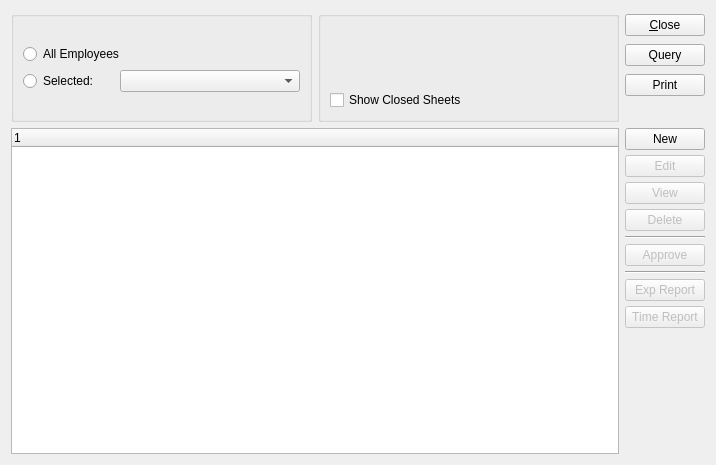
<?xml version="1.0" encoding="UTF-8"?>
<ui version="4.0">
 <comment>This file is part of the xTuple ERP: PostBooks Edition, a free and
open source Enterprise Resource Planning software suite,
Copyright (c) 1999-2009 by OpenMFG LLC, d/b/a xTuple.
It is licensed to you under the Common Public Attribution License
version 1.0, the full text of which (including xTuple-specific Exhibits)
is available at www.xtuple.com/CPAL.  By using this software, you agree
to be bound by its terms.</comment>
 <class>tesheet</class>
 <widget class="QWidget" name="tesheet">
  <property name="geometry">
   <rect>
    <x>0</x>
    <y>0</y>
    <width>716</width>
    <height>465</height>
   </rect>
  </property>
  <property name="sizePolicy">
   <sizepolicy hsizetype="MinimumExpanding" vsizetype="MinimumExpanding">
    <horstretch>0</horstretch>
    <verstretch>0</verstretch>
   </sizepolicy>
  </property>
  <property name="minimumSize">
   <size>
    <width>700</width>
    <height>370</height>
   </size>
  </property>
  <property name="windowTitle">
   <string>Open Sheets</string>
  </property>
  <layout class="QGridLayout" name="gridLayout_3">
   <item row="0" column="0">
    <widget class="QGroupBox" name="_empGrp">
     <property name="sizePolicy">
      <sizepolicy hsizetype="Expanding" vsizetype="Fixed">
       <horstretch>0</horstretch>
       <verstretch>0</verstretch>
      </sizepolicy>
     </property>
     <property name="minimumSize">
      <size>
       <width>301</width>
       <height>111</height>
      </size>
     </property>
     <property name="baseSize">
      <size>
       <width>0</width>
       <height>0</height>
      </size>
     </property>
     <property name="title">
      <string/>
     </property>
     <layout class="QGridLayout" name="gridLayout_2">
      <item row="0" column="1">
       <layout class="QGridLayout" name="gridLayout">
        <item row="0" column="0" colspan="2">
         <widget class="QRadioButton" name="_showAllEmployees">
          <property name="text">
           <string>All Employees</string>
          </property>
         </widget>
        </item>
        <item row="1" column="0">
         <widget class="QRadioButton" name="_selected">
          <property name="text">
           <string>Selected:</string>
          </property>
         </widget>
        </item>
        <item row="1" column="1">
         <widget class="XComboBox" name="_employees">
          <property name="minimumSize">
           <size>
            <width>180</width>
            <height>0</height>
           </size>
          </property>
         </widget>
        </item>
       </layout>
      </item>
     </layout>
    </widget>
   </item>
   <item row="0" column="1">
    <widget class="QGroupBox" name="_weekendingGrp">
     <property name="sizePolicy">
      <sizepolicy hsizetype="MinimumExpanding" vsizetype="Fixed">
       <horstretch>0</horstretch>
       <verstretch>0</verstretch>
      </sizepolicy>
     </property>
     <property name="minimumSize">
      <size>
       <width>253</width>
       <height>111</height>
      </size>
     </property>
     <property name="title">
      <string/>
     </property>
     <layout class="QGridLayout" name="gridLayout_4">
      <property name="verticalSpacing">
       <number>5</number>
      </property>
      <item row="0" column="0">
       <widget class="DateCluster" name="_weekending"/>
      </item>
      <item row="1" column="0">
       <widget class="XCheckBox" name="_showClosed">
        <property name="text">
         <string>Show Closed Sheets</string>
        </property>
       </widget>
      </item>
     </layout>
    </widget>
   </item>
   <item row="0" column="2">
    <layout class="QVBoxLayout" name="verticalLayout">
     <property name="spacing">
      <number>5</number>
     </property>
     <item>
      <widget class="QPushButton" name="_close">
       <property name="text">
        <string>&amp;Close</string>
       </property>
      </widget>
     </item>
     <item>
      <widget class="QPushButton" name="_query">
       <property name="text">
        <string>Query</string>
       </property>
      </widget>
     </item>
     <item>
      <widget class="QPushButton" name="_print">
       <property name="text">
        <string>Print</string>
       </property>
      </widget>
     </item>
     <item>
      <spacer name="verticalSpacer">
       <property name="orientation">
        <enum>Qt::Vertical</enum>
       </property>
       <property name="sizeType">
        <enum>QSizePolicy::Fixed</enum>
       </property>
       <property name="sizeHint" stdset="0">
        <size>
         <width>20</width>
         <height>20</height>
        </size>
       </property>
      </spacer>
     </item>
    </layout>
   </item>
   <item row="1" column="0" colspan="2">
    <widget class="XTreeWidget" name="_sheets">
     <property name="selectionMode">
      <enum>QAbstractItemView::ExtendedSelection</enum>
     </property>
    </widget>
   </item>
   <item row="1" column="2">
    <layout class="QVBoxLayout" name="verticalLayout_2">
     <property name="spacing">
      <number>5</number>
     </property>
     <item>
      <widget class="QPushButton" name="_new">
       <property name="text">
        <string>New</string>
       </property>
      </widget>
     </item>
     <item>
      <widget class="QPushButton" name="_edit">
       <property name="enabled">
        <bool>false</bool>
       </property>
       <property name="text">
        <string>Edit</string>
       </property>
      </widget>
     </item>
     <item>
      <widget class="QPushButton" name="_view">
       <property name="enabled">
        <bool>false</bool>
       </property>
       <property name="text">
        <string>View</string>
       </property>
      </widget>
     </item>
     <item>
      <widget class="QPushButton" name="_delete">
       <property name="enabled">
        <bool>false</bool>
       </property>
       <property name="text">
        <string>Delete</string>
       </property>
      </widget>
     </item>
     <item>
      <widget class="Line" name="line">
       <property name="orientation">
        <enum>Qt::Horizontal</enum>
       </property>
      </widget>
     </item>
     <item>
      <widget class="QPushButton" name="_approve">
       <property name="enabled">
        <bool>false</bool>
       </property>
       <property name="text">
        <string>Approve</string>
       </property>
      </widget>
     </item>
     <item>
      <widget class="Line" name="line_2">
       <property name="orientation">
        <enum>Qt::Horizontal</enum>
       </property>
      </widget>
     </item>
     <item>
      <widget class="QPushButton" name="_expenseReport">
       <property name="enabled">
        <bool>false</bool>
       </property>
       <property name="text">
        <string>Exp Report</string>
       </property>
      </widget>
     </item>
     <item>
      <widget class="QPushButton" name="_timeReport">
       <property name="enabled">
        <bool>false</bool>
       </property>
       <property name="text">
        <string>Time Report</string>
       </property>
      </widget>
     </item>
     <item>
      <spacer name="verticalSpacer_2">
       <property name="orientation">
        <enum>Qt::Vertical</enum>
       </property>
       <property name="sizeHint" stdset="0">
        <size>
         <width>20</width>
         <height>40</height>
        </size>
       </property>
      </spacer>
     </item>
    </layout>
   </item>
  </layout>
 </widget>
 <customwidgets>
  <customwidget>
   <class>DateCluster</class>
   <extends>QWidget</extends>
   <header>datecluster.h</header>
   <container>1</container>
  </customwidget>
  <customwidget>
   <class>XCheckBox</class>
   <extends>QCheckBox</extends>
   <header>xcheckbox.h</header>
  </customwidget>
  <customwidget>
   <class>XComboBox</class>
   <extends>QComboBox</extends>
   <header>xcombobox.h</header>
  </customwidget>
  <customwidget>
   <class>XTreeWidget</class>
   <extends>QTreeWidget</extends>
   <header>xtreewidget.h</header>
   <container>1</container>
  </customwidget>
 </customwidgets>
 <tabstops>
  <tabstop>_print</tabstop>
  <tabstop>_close</tabstop>
 </tabstops>
 <resources/>
 <connections>
  <connection>
   <sender>_sheets</sender>
   <signal>valid(bool)</signal>
   <receiver>_edit</receiver>
   <slot>setEnabled(bool)</slot>
   <hints>
    <hint type="sourcelabel">
     <x>404</x>
     <y>275</y>
    </hint>
    <hint type="destinationlabel">
     <x>834</x>
     <y>142</y>
    </hint>
   </hints>
  </connection>
  <connection>
   <sender>_sheets</sender>
   <signal>valid(bool)</signal>
   <receiver>_delete</receiver>
   <slot>setEnabled(bool)</slot>
   <hints>
    <hint type="sourcelabel">
     <x>404</x>
     <y>275</y>
    </hint>
    <hint type="destinationlabel">
     <x>834</x>
     <y>216</y>
    </hint>
   </hints>
  </connection>
 </connections>
</ui>
